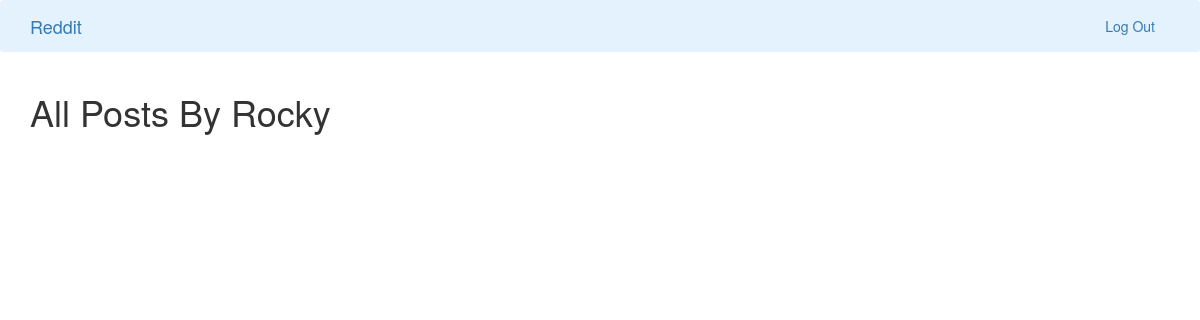
Page /posts/user/15 on the earlier database version.
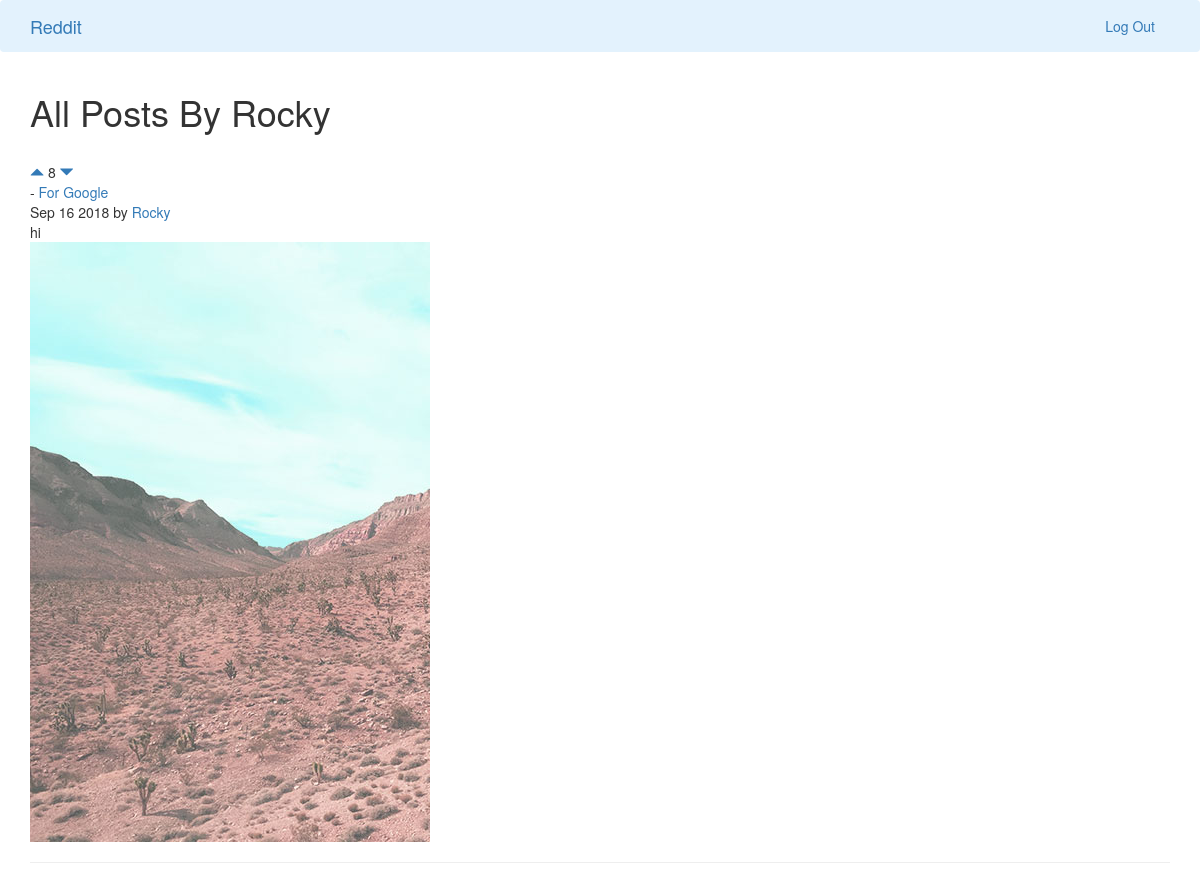
Same page on the later database version.
### posts/models.py (models this page shows)
class Post(models.Model):
    title = models.CharField(max_length=200, default='')
    site_url = models.TextField(default='')
    content = models.TextField(default="")
    created_at = models.DateTimeField(blank=True, null=True)
    user = models.ForeignKey(User, on_delete = models.CASCADE)
    votes_total = models.IntegerField(default=1)
    image = models.ImageField(default='')
    def created_at_formatted(self):
        return self.created_at.strftime('%b %e %Y')

### posts/views.py (the view)
# urls.py: url(r'^user/(?P<fk>[0-9]+)', views.userposts, name='userposts'),
def userposts(request, fk):
    posts = Post.objects.filter(user__id=fk).order_by('-votes_total')
    print(fk)
    user = User.objects.get(pk=fk)
    return render(request,'posts/userposts.html', {'posts':posts,'user':user})

### posts/templates/posts/userposts.html (shortened to what this page needs)
{% extends 'base.html' %}
{% block content %}
<h1>All Posts By {{ user.username }} </h1>
<br />
{% for post in posts.all %}
<a href="#" onClick="document.getElementById('upvote{{ post.id }}').submit()"><span class="glyphicon glyphicon-triangle-top" aria-hidden="true"></span></a>
{{ post.votes_total }}
<a href="#" onClick="document.getElementById('downvote{{ post.id }}').submit()"><span class="glyphicon glyphicon-triangle-bottom" aria-hidden="true"></span></a>
  - <a href="{{ post.site_url }}"> {{ post.title }} </a>
<br />
{{ post.created_at_formatted }} by <a href="{% url 'posts:userposts' post.user.id %}">{{ post.user.username }}</a>
<br />
{{ post.content }}
<br />
<img src="{{ post.image.url }}" />
<br />
<hr>
{% endfor %}
{% endblock %}

Differences in the rows shown:
now on this page (row edited): Post: votes_total "8", title "For Google", created_at_formatted "Sep 16 2018", user.username "Rocky", content "hi", image (picture)
